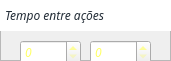
      <widget class="QFrame" name="frame_24">
       <property name="geometry">
        <rect>
         <x>300</x>
         <y>310</y>
         <width>171</width>
         <height>61</height>
        </rect>
       </property>
       <property name="frameShape">
        <enum>QFrame::StyledPanel</enum>
       </property>
       <property name="frameShadow">
        <enum>QFrame::Raised</enum>
       </property>
       <widget class="QLabel" name="label_25">
        <property name="geometry">
         <rect>
          <x>0</x>
          <y>0</y>
          <width>171</width>
          <height>31</height>
         </rect>
        </property>
        <property name="font">
         <font>
          <family>Cocogoose Pro</family>
          <pointsize>9</pointsize>
          <italic>true</italic>
         </font>
        </property>
        <property name="styleSheet">
         <string notr="true">color: rgb(35,45,55);
background-color: rgb(255, 255, 255);</string>
        </property>
        <property name="text">
         <string>Tempo entre ações</string>
        </property>
        <property name="indent">
         <number>5</number>
        </property>
       </widget>
       <widget class="QSpinBox" name="spinTempMin_2">
        <property name="geometry">
         <rect>
          <x>20</x>
          <y>40</y>
          <width>61</width>
          <height>24</height>
         </rect>
        </property>
        <property name="font">
         <font>
          <family>Cocogoose Pro</family>
          <pointsize>9</pointsize>
          <italic>true</italic>
         </font>
        </property>
        <property name="styleSheet">
         <string notr="true">color: rgb(255, 255, 100);</string>
        </property>
        <property name="singleStep">
         <number>1</number>
        </property>
       </widget>
       <widget class="QSpinBox" name="spinTempMax_2">
        <property name="geometry">
         <rect>
          <x>90</x>
          <y>40</y>
          <width>61</width>
          <height>24</height>
         </rect>
        </property>
        <property name="font">
         <font>
          <family>Cocogoose Pro</family>
          <pointsize>9</pointsize>
          <italic>true</italic>
         </font>
        </property>
        <property name="styleSheet">
         <string notr="true">color: rgb(255, 255, 100);</string>
        </property>
        <property name="maximum">
         <number>99</number>
        </property>
       </widget>
      </widget>
